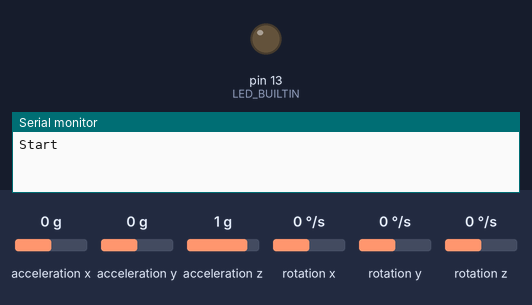
Bench run of a sketch on a simulated Arduino Uno, built with avr-gcc and run on an emulated ATmega328P. Shown: output pins drawn as LEDs (lit = HIGH), the last lines printed to the serial monitor. Inputs (shaded band) come from the test bench; at power-on: acceleration x 0 g, acceleration y 0 g, acceleration z 1 g, rotation x 0 °/s, rotation y 0 °/s, rotation z 0 °/s.

Above: at 15.0 s.
At 30.5 s:
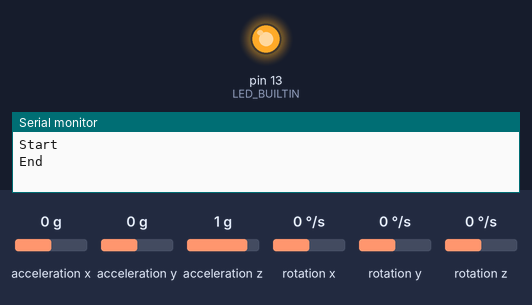
Timing chart, 0 to 40.3 s (numbered marks = the images above):
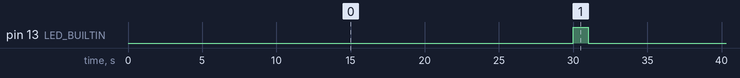

The sketch:

prova_acc.ino
```cpp
#include <Arduino_LSM6DSOX.h>

float Ax, Ay, Az;
float Gx, Gy, Gz;
float initial_time, final_time;

void setup() {
  Serial.begin(9600);

  while(!Serial);

  if (!IMU.begin()) {
    Serial.println("Failed to initialize IMU!");
    while (1);
  }
  Serial.println("Start");
  pinMode(LED_BUILTIN, OUTPUT);

}
void loop() {

    initial_time = millis();
    final_time = millis();

    while(final_time-initial_time <= 30000){

        if (IMU.accelerationAvailable()) {
            IMU.readAcceleration(Ax, Ay, Az);
        }

        if (IMU.gyroscopeAvailable()) {
            IMU.readGyroscope(Gx, Gy, Gz);
        }
        //delay(10);
        final_time = millis();
        //store data from Gyro end Acc in buffers
    }

    Serial.println("End");
    digitalWrite(LED_BUILTIN, HIGH);
    // send buffers of data through WIFI
    delay(1000);
    Serial.println("Start");
    digitalWrite(LED_BUILTIN, LOW);

}
```

Measured:
- by itself, pin 13 (LED_BUILTIN): alternates HIGH for 1.0 s and LOW for 30.0 s
